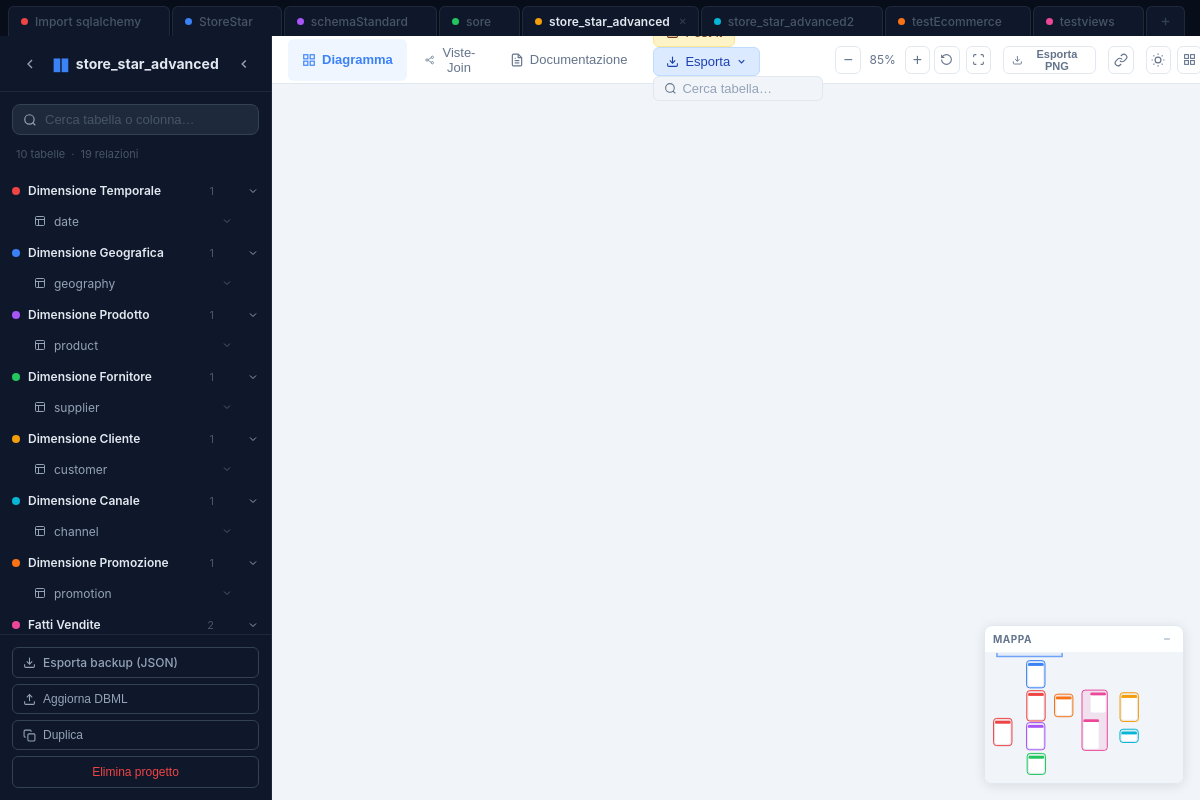
Screenshot of /project/c8bb0e3f87a3 with the database file from the repository.
### models.py (models this page shows)
class Project(Base):
    __tablename__ = "projects"
    id:              Mapped[str]            = mapped_column(String(16), primary_key=True)
    name:            Mapped[str]            = mapped_column(String(255), nullable=False)
    tables_data:     Mapped[str]            = mapped_column(Text, default="{}")
    groups_data:     Mapped[str]            = mapped_column(Text, default="{}")
    refs_data:       Mapped[str]            = mapped_column(Text, default="[]")
    ungrouped_data:  Mapped[str]            = mapped_column(Text, default="[]")
    saved_positions:  Mapped[str]           = mapped_column(Text, default="{}")
    notes_data:       Mapped[str]           = mapped_column(Text, default="[]")   # post-it notes
    markdown_notes:   Mapped[Optional[str]] = mapped_column(Text, default="")
    column_notes_data: Mapped[str]          = mapped_column(Text, default="{}")   # "table::col" → note
    enums_data:        Mapped[str]          = mapped_column(Text, default="[]")   # enum definitions from DBML
    views_data:        Mapped[str]          = mapped_column(Text, default="[]")   # saved join views
    doc_notes_data:    Mapped[str]          = mapped_column(Text, default="[]")   # multi-note docs
    table_notes_data:  Mapped[str]          = mapped_column(Text, default="{}")   # tname → table note override
    created_at:      Mapped[Optional[datetime]] = mapped_column(
        DateTime, server_default=func.now()
    )

### routers/pages.py (the view)
@router.get("/project/{pid}", response_class=HTMLResponse)
async def project_view(request: Request, pid: str, db: Session = Depends(get_db)):
    project  = _to_dict(_get_or_404(db, pid))
    all_tabs = [_to_dict_tab(p) for p in db.query(Project).order_by(Project.name).all()]
    return templates.TemplateResponse("project.html", {
        "request":      request,
        "project":      project,
        "project_json": json.dumps(project),
        "all_projects": all_tabs,
    })

### templates/project.html (shortened to what this page needs)
<!DOCTYPE html>
<html lang="it">
<head>
  <link rel="stylesheet" href="/static/css/base.css?v=2" />
  <link rel="stylesheet" href="/static/css/layout.css?v=2" />
  <link rel="stylesheet" href="/static/css/sidebar.css" />
  <link rel="stylesheet" href="/static/css/diagram.css?v=3" />
  <link rel="stylesheet" href="/static/css/docs.css?v=2" />
  <link rel="stylesheet" href="/static/css/notes.css" />
  <link rel="stylesheet" href="/static/css/joinview.css?v=2" />
  <link rel="stylesheet" href="https://cdn.jsdelivr.net/npm/easymde/dist/easymde.min.css" />
</head>
<body class="project-page">
<div class="project-tabs" id="projectTabs">
  {% for p in all_projects %}
  <div class="project-tab{% if p.id == project.id %} active{% endif %}" data-id="{{ p.id }}" title="{{ p.name }}">
    <a href="/project/{{ p.id }}" class="tab-link">
      <span class="tab-dot" style="background:{{ ['#ef4444','#3b82f6','#a855f7','#22c55e','#f59e0b','#06b6d4','#f97316','#ec4899'][loop.index0 % 8] }}"></span>
      <span class="tab-name">{{ p.name }}</span>
    </a>
    <button class="tab-close"
            data-active="{{ 'true' if p.id == project.id else 'false' }}"
            title="Chiudi">&#10005;</button>
  </div>
  {% endfor %}
  <a href="/" class="project-tab project-tab-new" title="Tutti i progetti / Nuovo">
    <svg width="13" height="13" viewBox="0 0 24 24" fill="none" stroke="currentColor" stroke-width="2.5"><line x1="12" y1="5" x2="12" y2="19"/><line x1="5" y1="12" x2="19" y2="12"/></svg>
  </a>
</div>
<div class="app-layout">
  <aside class="sidebar" id="sidebar">
    <div class="sidebar-brand">
      <a href="/" class="back-btn" title="Tutti i progetti">
        <svg width="16" height="16" viewBox="0 0 24 24" fill="none" stroke="currentColor" stroke-width="2"><polyline points="15 18 9 12 15 6"/></svg>
      </a>
      <span class="brand-logo">&#9646;&#9646;</span>
      <span class="brand-name" id="brandName" title="Clicca per rinominare" onclick="startRename()">
        <span id="brandNameText">{{ project.name }}</span>
      </span>
      <button class="sidebar-collapse-btn" id="sidebarCollapseBtn" onclick="toggleSidebar()" title="Nascondi sidebar">
        <svg width="14" height="14" viewBox="0 0 24 24" fill="none" stroke="currentColor" stroke-width="2.5"><polyline points="15 18 9 12 15 6"/></svg>
      </button>
    </div>
    <div class="sidebar-search">
      <svg width="14" height="14" viewBox="0 0 24 24" fill="none" stroke="currentColor" stroke-width="2" class="search-icon"><circle cx="11" cy="11" r="8"/><line x1="21" y1="21" x2="16.65" y2="16.65"/></svg>
      <input type="text" id="tableSearch" placeholder="Cerca tabella o colonna…"
             oninput="globalSearch(this.value)" />
    </div>
    <div class="sidebar-stats">
      <span>{{ project.tables | length }} tabelle</span>
      <span>&middot;</span>
      <span>{{ project.refs | length }} relazioni</span>
    </div>
    <nav class="sidebar-nav" id="sidebarNav">
      {% set colors = ['#ef4444','#3b82f6','#a855f7','#22c55e','#f59e0b','#06b6d4','#f97316','#ec4899'] %}
      {% for group_name, table_names in project.groups.items() %}
      {% set ci = loop.index0 % 8 %}
      <div class="nav-group" data-group="{{ group_name }}">
        <div class="nav-group-header" onclick="toggleGroup(this)">
          <span class="nav-group-dot" style="background:{{ colors[ci] }}"></span>
          <span class="nav-group-name">{{ group_name }}</span>
          <span class="nav-group-count">{{ table_names | length }}</span>
          <svg class="nav-group-chevron" width="12" height="12" viewBox="0 0 24 24" fill="none" stroke="currentColor" stroke-width="2"><polyline points="6 9 12 15 18 9"/></svg>
        </div>
        <div class="nav-group-tables">
          {% for tname in table_names %}
          {% if tname in project.tables %}
          <div class="nav-table-wrapper">
            <div class="nav-table-item" onclick="toggleTableExpand(this, '{{ tname }}', event)" data-table="{{ tname }}">
              <svg width="12" height="12" viewBox="0 0 24 24" fill="none" stroke="currentColor" stroke-width="2"><rect x="3" y="3" width="18" height="18" rx="2"/><line x1="3" y1="9" x2="21" y2="9"/><line x1="9" y1="21" x2="9" y2="9"/></svg>
              <span>{{ project.tables[tname].name }}</span>
              <svg class="nav-table-chevron" width="12" height="12" viewBox="0 0 24 24" fill="none" stroke="currentColor" stroke-width="2"><polyline points="6 9 12 15 18 9"/></svg>
            </div>
          </div>
          {% endif %}
          {% endfor %}
        </div>
      </div>
      {% endfor %}
    </nav>
    <div class="sidebar-footer">
      <a href="/project/{{ project.id }}/export" class="btn-sidebar-action" style="text-decoration:none; margin-bottom:6px">
        <svg width="13" height="13" viewBox="0 0 24 24" fill="none" stroke="currentColor" stroke-width="2"><path d="M21 15v4a2 2 0 0 1-2 2H5a2 2 0 0 1-2-2v-4"/><polyline points="7 10 12 15 17 10"/><line x1="12" y1="15" x2="12" y2="3"/></svg>
        Esporta backup (JSON)
      </a>
      <form action="/project/{{ project.id }}/reupload" method="post"
            enctype="multipart/form-data" id="reuploadForm">
        <button type="button" class="btn-sidebar-action"
                onclick="document.getElementById('reuploadFile').click()">
          <svg width="13" height="13" viewBox="0 0 24 24" fill="none" stroke="currentColor" stroke-width="2"><path d="M21 15v4a2 2 0 0 1-2 2H5a2 2 0 0 1-2-2v-4"/><polyline points="17 8 12 3 7 8"/><line x1="12" y1="3" x2="12" y2="15"/></svg>
          Aggiorna DBML
        </button>
      </form>
      <form action="/project/{{ project.id }}/duplicate" method="post">
        <button type="submit" class="btn-sidebar-action">
          <svg width="13" height="13" viewBox="0 0 24 24" fill="none" stroke="currentColor" stroke-width="2"><rect x="9" y="9" width="13" height="13" rx="2"/><path d="M5 15H4a2 2 0 0 1-2-2V4a2 2 0 0 1 2-2h9a2 2 0 0 1 2 2v1"/></svg>
          Duplica
        </button>
      </form>
      <form action="/project/{{ project.id }}/delete" method="post"
            onsubmit="return confirm('Eliminare il progetto?')">
        <button type="submit" class="btn-delete">Elimina progetto</button>
      </form>
    </div>
  </aside>
  <main class="main-area">
    <div class="main-toolbar">
      <div class="toolbar-tabs">
        <button class="toolbar-tab active" data-tab="diagram" onclick="switchTab('diagram', this)">
          <svg width="14" height="14" viewBox="0 0 24 24" fill="none" stroke="currentColor" stroke-width="2"><rect x="3" y="3" width="7" height="7"/><rect x="14" y="3" width="7" height="7"/><rect x="14" y="14" width="7" height="7"/><rect x="3" y="14" width="7" height="7"/></svg>
          Diagramma
        </button>
        <button class="toolbar-tab" data-tab="joinview" onclick="switchTab('joinview', this)">
          <svg width="14" height="14" viewBox="0 0 24 24" fill="none" stroke="currentColor" stroke-width="2"><circle cx="5" cy="12" r="3"/><circle cx="19" cy="5" r="3"/><circle cx="19" cy="19" r="3"/><line x1="8" y1="11" x2="16" y2="6"/><line x1="8" y1="13" x2="16" y2="18"/></svg>
          Viste-Join
        </button>
        <button class="toolbar-tab" data-tab="docs" onclick="switchTab('docs', this)">
          <svg width="14" height="14" viewBox="0 0 24 24" fill="none" stroke="currentColor" stroke-width="2"><path d="M14 2H6a2 2 0 0 0-2 2v16a2 2 0 0 0 2 2h12a2 2 0 0 0 2-2V8z"/><polyline points="14 2 14 8 20 8"/><line x1="16" y1="13" x2="8" y2="13"/><line x1="16" y1="17" x2="8" y2="17"/><polyline points="10 9 9 9 8 9"/></svg>
          Documentazione
        </button>
      </div>
      <div class="toolbar-actions" id="diagramActions">
        <button class="btn-add-note" onclick="addNoteCenter()" title="Doppio click sul canvas per aggiungere">
          <svg width="13" height="13" viewBox="0 0 24 24" fill="none" stroke="currentColor" stroke-width="2"><rect x="3" y="3" width="18" height="18" rx="2"/><line x1="12" y1="8" x2="12" y2="16"/><line x1="8" y1="12" x2="16" y2="12"/></svg>
        </button>
        <div class="export-dropdown" id="exportDropdown">
          <button class="btn-export" onclick="toggleExportMenu(event)" title="Esporta">
            <svg width="13" height="13" viewBox="0 0 24 24" fill="none" stroke="currentColor" stroke-width="2"><path d="M21 15v4a2 2 0 0 1-2 2H5a2 2 0 0 1-2-2v-4"/><polyline points="7 10 12 15 17 10"/><line x1="12" y1="15" x2="12" y2="3"/></svg>
            Esporta
            <svg width="11" height="11" viewBox="0 0 24 24" fill="none" stroke="currentColor" stroke-width="2.5" class="export-chevron"><polyline points="6 9 12 15 18 9"/></svg>
          </button>
        </div>
        <div class="canvas-search-wrap">
          <svg width="13" height="13" viewBox="0 0 24 24" fill="none" stroke="currentColor" stroke-width="2"><circle cx="11" cy="11" r="8"/><line x1="21" y1="21" x2="16.65" y2="16.65"/></svg>
          <input class="canvas-search-input" id="canvasSearch" placeholder="Cerca tabella…" autocomplete="off" />
        </div>
      </div>
      <div class="toolbar-zoom" id="zoomControls">
        <button class="zoom-btn" onclick="diagram && diagram.zoomOut()" title="Zoom out">&#8722;</button>
        <span class="zoom-label" id="zoomLabel">80%</span>
        <button class="zoom-btn" onclick="diagram && diagram.zoomIn()" title="Zoom in">&#43;</button>
        <button class="zoom-btn" onclick="diagram && diagram.resetView()" title="Reset vista">
          <svg width="13" height="13" viewBox="0 0 24 24" fill="none" stroke="currentColor" stroke-width="2"><path d="M3 12a9 9 0 1 0 9-9 9.75 9.75 0 0 0-6.74 2.74L3 8"/><path d="M3 3v5h5"/></svg>
        </button>
        <button class="zoom-btn" onclick="diagram && diagram.fitToScreen()" title="Adatta allo schermo" style="margin-left:2px">
          <svg width="13" height="13" viewBox="0 0 24 24" fill="none" stroke="currentColor" stroke-width="2"><path d="M8 3H5a2 2 0 0 0-2 2v3"/><path d="M21 8V5a2 2 0 0 0-2-2h-3"/><path d="M3 16v3a2 2 0 0 0 2 2h3"/><path d="M16 21h3a2 2 0 0 0 2-2v-3"/></svg>
        </button>
        <button class="zoom-btn" id="exportPngBtn" onclick="diagram && diagram.exportPNG()" title="Esporta PNG" style="margin-left:8px;padding:0 8px;width:auto;font-size:11px;font-weight:600;gap:4px;display:flex;align-items:center">
          <svg width="12" height="12" viewBox="0 0 24 24" fill="none" stroke="currentColor" stroke-width="2"><path d="M21 15v4a2 2 0 0 1-2 2H5a2 2 0 0 1-2-2v-4"/><polyline points="7 10 12 15 17 10"/><line x1="12" y1="15" x2="12" y2="3"/></svg>
          Esporta PNG
        </button>
        <button class="zoom-btn" id="connToggleBtn" onclick="toggleConnections(this)" title="Mostra/nascondi collegamenti" style="margin-left:8px;width:28px">
          <svg width="14" height="14" viewBox="0 0 24 24" fill="none" stroke="currentColor" stroke-width="2"><path d="M10 13a5 5 0 0 0 7.54.54l3-3a5 5 0 0 0-7.07-7.07l-1.72 1.71"/><path d="M14 11a5 5 0 0 0-7.54-.54l-3 3a5 5 0 0 0 7.07 7.07l1.71-1.71"/></svg>
        </button>
        <button class="zoom-btn" id="themeToggleBtn" onclick="toggleTheme()" title="Tema chiaro/scuro" style="margin-left:8px;width:28px">
          <svg id="themeIcon" width="14" height="14" viewBox="0 0 24 24" fill="none" stroke="currentColor" stroke-width="2"><path d="M21 12.79A9 9 0 1 1 11.21 3 7 7 0 0 0 21 12.79z"/></svg>
        </button>
        <button class="zoom-btn" onclick="diagram && confirm('Reimpostare il layout? Le posizioni salvate andranno perse.') && diagram.resetLayout()" title="Reset layout" style="margin-left:2px">
          <svg width="13" height="13" viewBox="0 0 24 24" fill="none" stroke="currentColor" stroke-width="2"><rect x="3" y="3" width="7" height="7"/><rect x="14" y="3" width="7" height="7"/><rect x="14" y="14" width="7" height="7"/><rect x="3" y="14" width="7" height="7"/></svg>
        </button>
      </div>
    </div>
    <div class="tab-panel active" id="tab-diagram">
      <div id="diagramContainer" class="diagram-container"></div>
    </div>
        {% set colors = ['#ef4444','#3b82f6','#a855f7','#22c55e','#f59e0b','#06b6d4','#f97316','#ec4899'] %}
  </main>
</div>
</body>
</html>

### rows the page displays
Project: name "Import sqlalchemy"
Project: name "StoreStar"
Project: name "schemaStandard"
Project: name "sore"
Project: name "store_star_advanced", name "store_star_advance…"
Project: name "store_star_advanced2"
Project: name "testEcommerce"
Project: name "testviews"

### other values shown
{{ project.tables | length }} "10"
{{ project.refs | length }} "19"
{{ group_name }} "Dimensione Temporale" "Dimensione Geografica" "Dimensione Prodotto" "Dimensione Fornitore" "Dimensione Cliente" "Dimensione Canale" "Dimensione Promozione" "Fatti Vendite"
{{ table_names | length }} "1" "1" "1" "1" "1" "1" "1" "2"
{{ project.tables[tname].name }} "date" "geography" "product" "supplier" "customer" "channel" "promotion"
